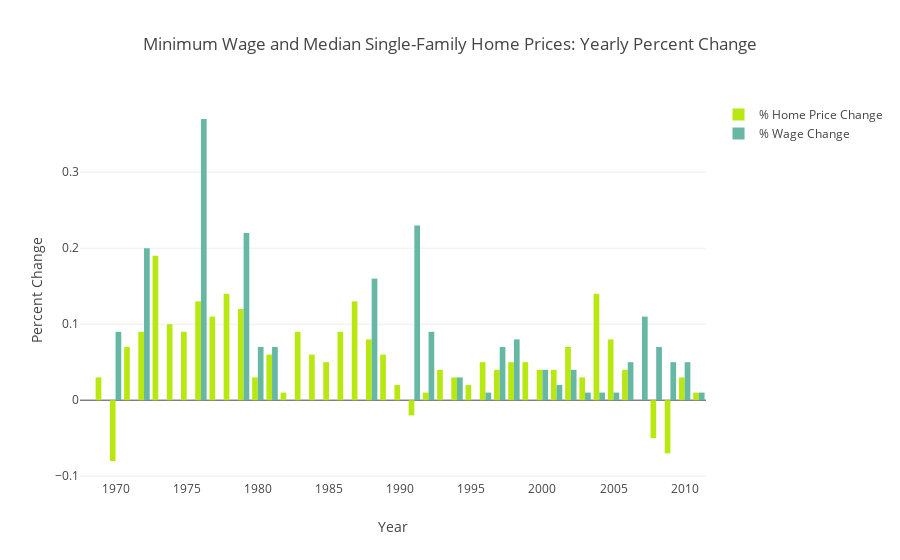

Notebook code cell kept with this figure:
### Markdown cell above
<br><font style = 'font-family:calibri'><font size = 4>The graph below, <i>Minimum Wage and Median Single-Family Home Price: Yearly Percent Change</i>, is a better visual representation of the changes in each year. Here, we can compare the changes in wages and homes each year. As we can see, percent wage change varies over the years, but never dips below zero. This supports the continual upward trend seen in graph <i>Wage Over Time: By Year</i>. In contrast, percent change for new, single-family home values dip below zero on four seperate occasions. These occasions align with the 1970's Recession, savings/loan crisis, and the Great Recession. 
<p>
Notably, there seems to be greater increases in wages before 1995. After 1995, the changes are more moderate with the majority bieng less than a .1% change. At the same time, home values seem to be increasing at a higher percent than wages. Between the years 2001 and 2005, home values increased by at least twice or more percentage points than wages. Then the Great Recession happened and home prices plummetted before increasing again in 2010 and 2011.

### Code cell
layout = dict(title = 'Minimum Wage and Median Single-Family Home Prices: Yearly Percent Change',
              xaxis = dict(title = 'Year'),
              yaxis = dict(title = 'Percent Change')
             )

    
data = [
    go.Bar(
        x = wage_and_medianhome['Year'],
        y = round(wage_and_medianhome['PercentHome_Change'],2),
        base = 0,
        marker = dict(
          color = ('rgb(184, 232, 16)')
        ),
        name = '% Home Price Change'
    ),
    go.Bar(
        x = wage_and_medianhome['Year'],
        y = round(wage_and_medianhome['PercentWage_Change'],2),
        base = 0,
        marker = dict(
          color = ('rgb(102, 183, 163)')
        ),
        name = '% Wage Change'
    )
]


fig = go.Figure(layout=layout,data=data)
py.offline.iplot(fig, filename='base-bar')

### Figure 1 — Plotly figure (JSON) as saved in the notebook; plotly's stock layout.template omitted (floating-point values rounded to 4 significant figures)
{"data": [{"base": 0, "marker": {"color": "rgb(184, 232, 16)"}, "name": "% Home Price Change", "type": "bar", "uid": "8df49880-d66b-4d95-bca6-6fe227458cc6", "x": [1968, 1969, 1970, 1971, 1972, 1973, 1974, 1975, 1976, 1977, 1978, 1979, 1980, 1981, 1982, 1983, 1984, 1985, 1986, 1987, 1988, 1989, 1990, 1991, 1992, 1993, 1994, 1995, 1996, 1997, 1998, 1999, 2000, 2001, 2002, 2003, 2004, 2005, 2006, 2007, 2008, 2009, 2010, 2011], "y": [null, 0.03, -0.08, 0.07, 0.09, 0.19, 0.1, 0.09, 0.13, 0.11, 0.14, 0.12, 0.03, 0.06, 0.01, 0.09, 0.06, 0.05, 0.09, 0.13, 0.08, 0.06, 0.02, -0.02, 0.01, 0.04, 0.03, 0.02, 0.05, 0.04, 0.05, 0.05, 0.04, 0.04, 0.07, 0.03, 0.14, 0.08, 0.04, 0, -0.05, -0.07, 0.03, 0.01]}, {"base": 0, "marker": {"color": "rgb(102, 183, 163)"}, "name": "% Wage Change", "type": "bar", "uid": "638d9aac-4489-4128-be4f-34a8e64bf80f", "x": [1968, 1969, 1970, 1971, 1972, 1973, 1974, 1975, 1976, 1977, 1978, 1979, 1980, 1981, 1982, 1983, 1984, 1985, 1986, 1987, 1988, 1989, 1990, 1991, 1992, 1993, 1994, 1995, 1996, 1997, 1998, 1999, 2000, 2001, 2002, 2003, 2004, 2005, 2006, 2007, 2008, 2009, 2010, 2011], "y": [null, 0, 0.09, 0, 0.2, 0, 0, 0, 0.37, 0, 0, 0.22, 0.07, 0.07, 0, 0, 0, 0, 0, 0, 0.16, 0, 0, 0.23, 0.09, 0, 0.03, 0, 0.01, 0.07, 0.08, 0, 0.04, 0.02, 0.04, 0.01, 0.01, 0.01, 0.05, 0.11, 0.07, 0.05, 0.05, 0.01]}], "layout": {"title": {"text": "Minimum Wage and Median Single-Family Home Prices: Yearly Percent Change"}, "xaxis": {"title": {"text": "Year"}}, "yaxis": {"title": {"text": "Percent Change"}}}}
